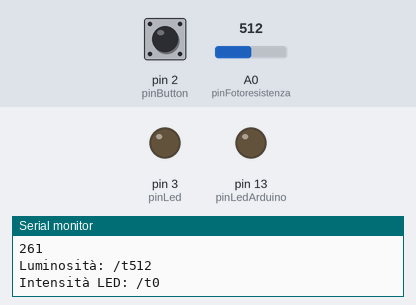
The sketch below on a simulated Arduino Uno, built with avr-gcc and run on an emulated ATmega328P. Shown: output pins drawn as LEDs (lit = HIGH), the last lines printed to the serial monitor. The inputs (shaded band) are chosen by the test bench; at power-on: A0 (pinFotoresistenza) = 512, pin 2 (pinButton) LOW.

Above: at 1.3 s.
1.4 s: A0 (pinFotoresistenza) set to 306
At 2.7 s:
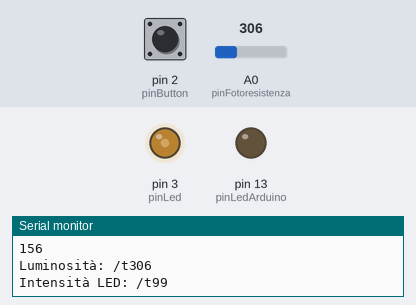
3.0 s: A0 (pinFotoresistenza) set to 245
At 4.1 s:
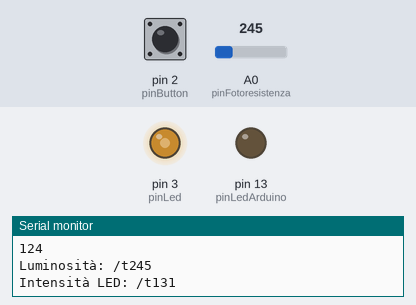
4.5 s: A0 (pinFotoresistenza) set to 122
At 5.3 s:
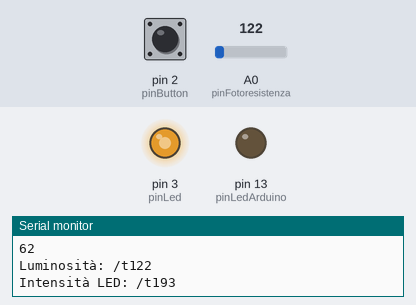
6.0 s: pin 2 (pinButton) pulled HIGH for 0.6 s
At 6.6 s:
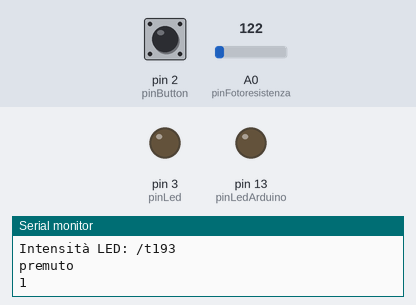
Timing chart, 0 to 9.0 s (numbered marks = the images above; inputs shaded):
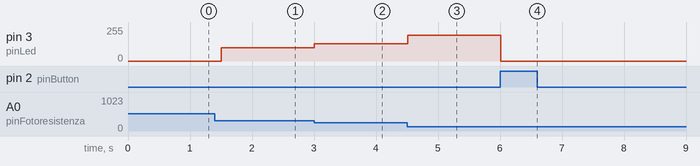

The sketch:

luce_da_lettura.ino
```cpp
int pinFotoresistenza=A0;
int pinLed=3;
int pinLedArduino=13;
int intensita;
int pinButton=2;
boolean premuto=false;
int pulsante;
int serialread;
unsigned int diffintensita;
int luminosita;
void setup(){
  pinMode(pinButton, INPUT);
  pinMode(pinFotoresistenza, INPUT);
  pinMode(pinLed, OUTPUT);
  pinMode(pinLedArduino, OUTPUT);
  digitalWrite(pinLedArduino, LOW);
  Serial.begin(9600);
}
void loop(){
  pulsante=digitalRead(pinButton);
  luminosita=analogRead(pinFotoresistenza);
  diffintensita=map(luminosita, 0,500, 0,255);
  Serial.println (diffintensita);
  intensita=255-diffintensita;
  if (intensita<0){
    intensita=0;
  }
  if (intensita>255){
    intensita=255;
  }
  if(premuto==false){
    analogWrite(pinLed, intensita);
  }
  Serial.print("Luminosità: /t");
  Serial.println(luminosita);
  Serial.print("Intensità LED: /t");
  Serial.println(intensita);
  if(pulsante==HIGH){
    Serial.println("premuto");
    premuto=true;
  }
  if (premuto==true){
    analogWrite(pinLed, 0);
    if(pulsante==HIGH){
      premuto==0;
      Serial.println(premuto);
    }
  }
  delay(500);
}
```

Measured:
- after the input at 1.4 s, pin 3 (pinLed): 0/255 → 99/255 after 0.10 s
- after the input at 3.0 s, pin 3 (pinLed): 99/255 → 131/255 at once
- after the input at 4.5 s, pin 3 (pinLed): 131/255 → 193/255 at once
- after the input at 6.0 s, pin 3 (pinLed): 193/255 → 0/255 at once
